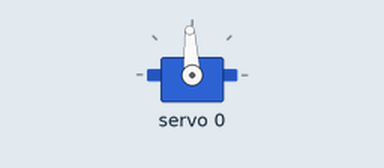
Recording of a program running on a simulated Arduino Uno, built with avr-gcc and run on an emulated ATmega328P. On the bench: servo.

Above: at 3.05 s.
Timing chart, 0 to 16.0 s (numbered marks = the images above):
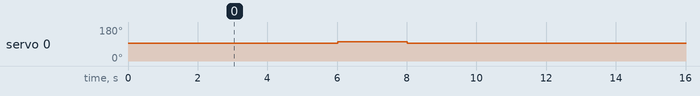

The program:

main.cpp
```cpp
//indevidual motor control with arduino + Adafruit PCA9685 PWM driver
//Hardware connetions:
//PCA9685 VCC to Arduino 5V
//PCA9685 GND to Arduino GND
//PCA9685 SDA to Arduino A4
//PCA9685 SCL to Arduino A5
//ESC signal wire to PCA9685 channel 0 ground wire to PCA9685 GND
//ESC power wire to battery
//this code is excecuted in the platformio environment with the Adafruit PWM Servo Driver Library installed

#include <Arduino.h>
#include <Wire.h>
#include <Adafruit_PWMServoDriver.h>

Adafruit_PWMServoDriver pca(0x40);

constexpr uint8_t ESC_CHANNEL = 0;
constexpr uint16_t PWM_HZ = 50;
constexpr uint16_t NEUTRAL_US = 1500;
constexpr uint16_t FORWARD_TEST_US = 1600;

uint16_t microsecondsToTicks(uint16_t pulseUs) {
  return static_cast<uint32_t>(pulseUs) * PWM_HZ * 4096UL / 1000000UL;
}

void setEscPulse(uint16_t pulseUs) {
  pca.setPWM(ESC_CHANNEL, 0, microsecondsToTicks(pulseUs));
}

void setup() {
  Wire.begin();
  pca.begin();
  pca.setPWMFreq(PWM_HZ);
  delay(10);

  setEscPulse(NEUTRAL_US);
  delay(3000);
}

void loop() {
  setEscPulse(NEUTRAL_US);
  delay(3000);

  setEscPulse(FORWARD_TEST_US);
  delay(2000);

  setEscPulse(NEUTRAL_US);
  delay(5000);
}
```

Measured:
- by itself, servo 0: alternates 102° for 2.0 s and 93° for 8.0 s
